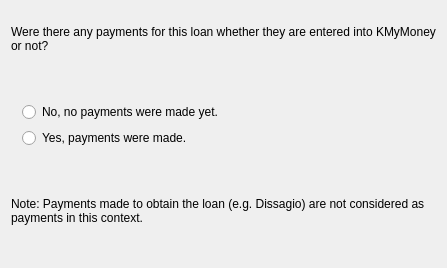
<?xml version="1.0" encoding="UTF-8"?>
<ui version="4.0">
 <class>PreviousPaymentsWizardPage</class>
 <widget class="QWizardPage" name="PreviousPaymentsWizardPage">
  <attribute name="title">
   <string>Payments?</string>
  </attribute>
  <layout class="QVBoxLayout">
   <property name="margin">
    <number>11</number>
   </property>
   <property name="spacing">
    <number>6</number>
   </property>
   <item>
    <widget class="QLabel" name="TextLabel6_2">
     <property name="text">
      <string>
Were there any payments for this loan whether they are entered into KMyMoney or not?</string>
     </property>
     <property name="alignment">
      <set>Qt::AlignTop</set>
     </property>
     <property name="wordWrap">
      <bool>true</bool>
     </property>
    </widget>
   </item>
   <item>
    <spacer name="Spacer28">
     <property name="sizeHint">
      <size>
       <width>0</width>
       <height>32</height>
      </size>
     </property>
     <property name="sizeType">
      <enum>QSizePolicy::Expanding</enum>
     </property>
     <property name="orientation">
      <enum>Qt::Vertical</enum>
     </property>
    </spacer>
   </item>
   <item>
    <layout class="QHBoxLayout">
     <property name="margin">
      <number>0</number>
     </property>
     <property name="spacing">
      <number>6</number>
     </property>
     <item>
      <widget class="QFrame" name="frame_4">
       <property name="frameShape">
        <enum>QFrame::NoFrame</enum>
       </property>
       <layout class="QVBoxLayout">
        <property name="margin">
         <number>11</number>
        </property>
        <property name="spacing">
         <number>6</number>
        </property>
        <item>
         <widget class="QRadioButton" name="m_noPreviousPaymentButton">
          <property name="text">
           <string>No, no payments were made yet.</string>
          </property>
          <attribute name="buttonGroup">
           <string>ButtonGroup3</string>
          </attribute>
         </widget>
        </item>
        <item>
         <widget class="QRadioButton" name="m_previousPaymentButton">
          <property name="text">
           <string>Yes, payments were made.</string>
          </property>
          <attribute name="buttonGroup">
           <string>ButtonGroup3</string>
          </attribute>
         </widget>
        </item>
       </layout>
      </widget>
     </item>
     <item>
      <spacer name="Spacer14_2_2">
       <property name="sizeHint">
        <size>
         <width>202</width>
         <height>0</height>
        </size>
       </property>
       <property name="sizeType">
        <enum>QSizePolicy::Expanding</enum>
       </property>
       <property name="orientation">
        <enum>Qt::Horizontal</enum>
       </property>
      </spacer>
     </item>
    </layout>
   </item>
   <item>
    <spacer name="Spacer29">
     <property name="sizeHint">
      <size>
       <width>0</width>
       <height>32</height>
      </size>
     </property>
     <property name="sizeType">
      <enum>QSizePolicy::Expanding</enum>
     </property>
     <property name="orientation">
      <enum>Qt::Vertical</enum>
     </property>
    </spacer>
   </item>
   <item>
    <widget class="QLabel" name="TextLabel3_3">
     <property name="text">
      <string>Note: Payments made to obtain the loan (e.g. Dissagio) are not considered as payments in this context.</string>
     </property>
     <property name="alignment">
      <set>Qt::AlignTop</set>
     </property>
     <property name="wordWrap">
      <bool>true</bool>
     </property>
    </widget>
   </item>
   <item>
    <spacer name="Spacer41">
     <property name="sizeHint">
      <size>
       <width>0</width>
       <height>32</height>
      </size>
     </property>
     <property name="sizeType">
      <enum>QSizePolicy::Expanding</enum>
     </property>
     <property name="orientation">
      <enum>Qt::Vertical</enum>
     </property>
    </spacer>
   </item>
  </layout>
 </widget>
 <resources/>
 <connections/>
 <customwidgets>
 </customwidgets>
 <tabstops>
 </tabstops>
 <buttongroups>
  <buttongroup name="ButtonGroup3"/>
 </buttongroups>
</ui>
